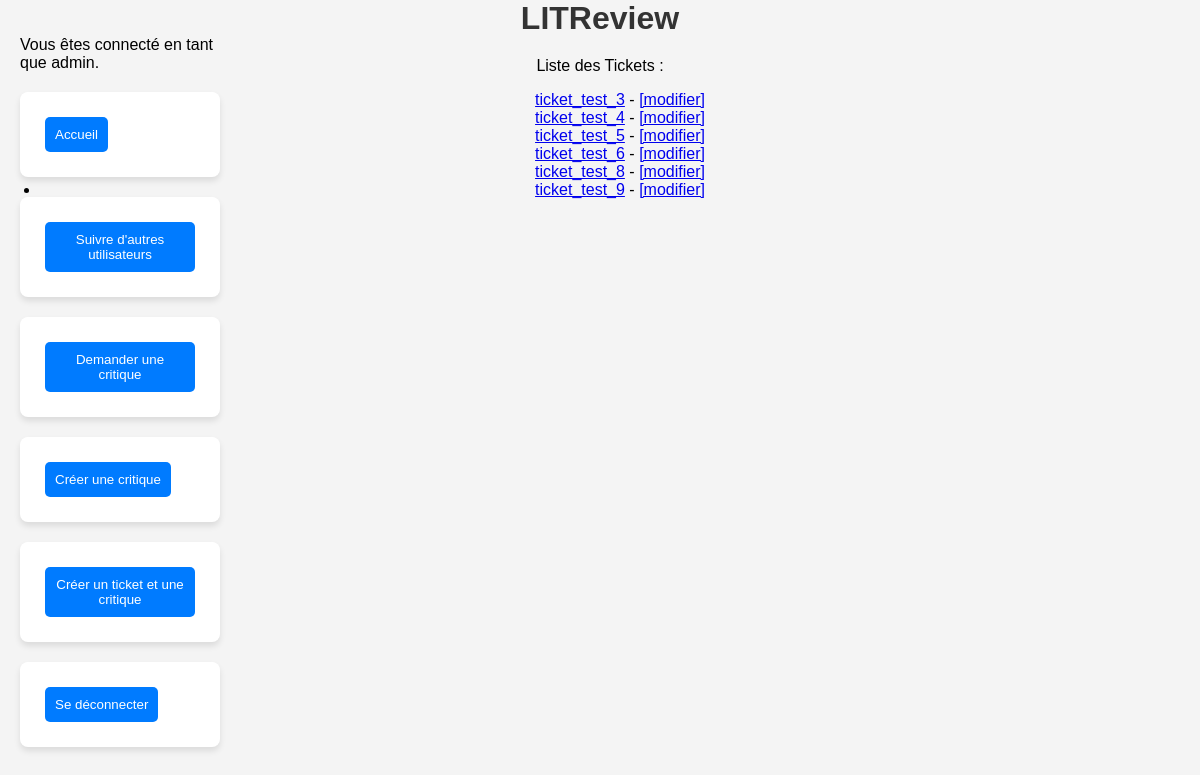
Screenshot of /tickets/ (signed in) with the database file from the repository.
### ticket/models.py (models this page shows, shortened)
class Ticket(models.Model):
    title = models.fields.CharField(max_length=128)
    description = models.fields.TextField(max_length=2048, blank=True)
    user = models.ForeignKey(to=settings.AUTH_USER_MODEL, on_delete=models.CASCADE, related_name='tickets')
    image = models.ImageField(upload_to='images/', null=True, blank=True)
    time_created = models.fields.DateTimeField(auto_now_add=True)

### authentication/models.py (models this page shows)
class User(AbstractUser):
    pass

### ticket/views.py (the view)
# urls.py: path('tickets/', ticket.views.TicketListView.as_view(), name='ticket-list'),
class TicketListView(LoginRequiredMixin, ListView):
    model = Ticket
    template_name = 'ticket/ticket_list.html'
    context_object_name = 'tickets'
    def get_queryset(self):
        return Ticket.objects.filter(user=self.request.user)

### ticket/templates/ticket/ticket_list.html
{% extends 'base.html' %}
{% block content %}
<div class="tickets-container">
    <p>Liste des Tickets :</p>
    <ul>
        {% for ticket in tickets %}
        <li>
            <a href="{% url 'ticket-detail' ticket.pk %}">{{ ticket.title }}</a>
            - <a href="{% url 'ticket-update' ticket.pk %}">[modifier]</a>
        </li>
       {% endfor %}
    </ul>
</div>
{% endblock %}

### templates/base.html (shortened to what this page needs)
{% load static %}
<html>
    <head>
        <link rel="stylesheet" href="{% static 'app.css' %}">
    </head>
    <body>
        <h1>LITReview</h1>
        {% block content %}{% endblock content %}
        {% if user.is_authenticated %}
            <div class="sidebar">
                <p>Vous êtes connecté en tant que {{ request.user }}.</p>
                <form method="get" action="{% url 'home' %}">
                    <button type="submit" >Accueil</button>
                 </form>
                 <form method="post" action="{% url 'follow-users' %}">
                    <button type="submit" >Suivre d'autres utilisateurs</button>
                 </form>
                 <form method="post" action="{% url 'ticket-create' %}">
                    <button type="submit" >Demander une critique</button>
                 </form>
                 <form method="post" action="{% url 'review-create' %}">
                    <button type="submit" >Créer une critique</button>
                 </form>
                <form method="post" action="{% url 'create-ticket-review' %}">
                    <button type="submit" >Créer un ticket et une critique</button>
                </form>
                 <form method="post" action="{% url 'logout' %}">
                    <button type="submit" >Se déconnecter</button>
                </form>
            </div>
        {% endif %}
    </body>
</html>

### static/app.css (style rules this page uses)
body { font-family: 'Arial', sans-serif; margin: 0; padding: 0; background-color: #f4f4f4; }
h1 { color: #333; text-align: center; margin-bottom: 20px; }
button { background-color: #007bff; color: white; border: none; padding: 10px; margin: 5px; border-radius: 5px; cursor: pointer; }
form { background-color: white; padding: 20px; border-radius: 8px; box-shadow: 0 4px 6px rgba(0,0,0,0.1); max-width: 500px; margin: 20px auto; }
.sidebar { padding: 20px; width: 200px; position: fixed; left: 0; top: 0; }

### rows the page displays
Ticket: title "ticket_test_3"
Ticket: title "ticket_test_4"
Ticket: title "ticket_test_5"
Ticket: title "ticket_test_6"
Ticket: title "ticket_test_8"
Ticket: title "ticket_test_9"
User: user "admin"
